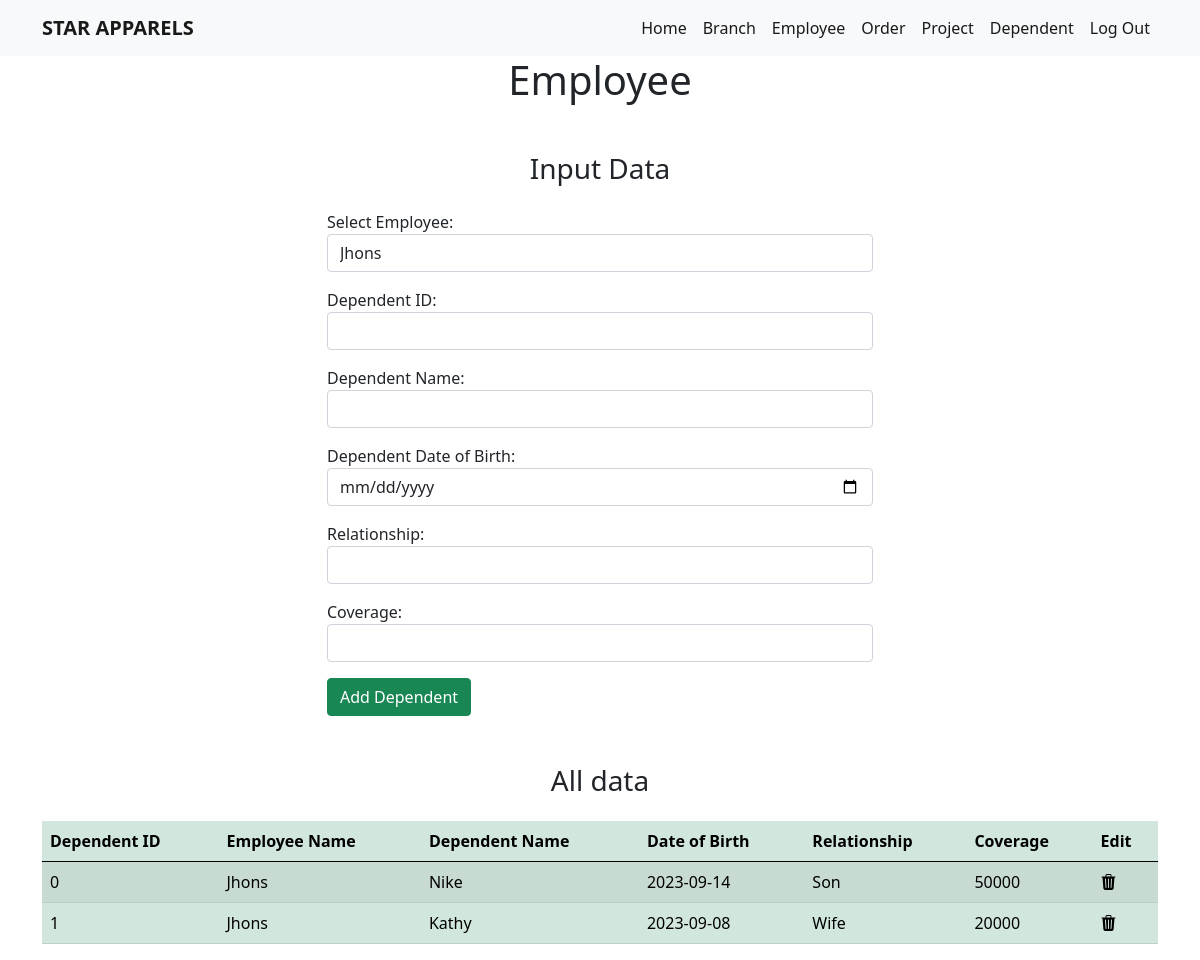
The page /dependent.php (signed in) on the database its author committed.
### tables this page shows
CREATE TABLE `dependent` (
  `DependentID` int(11) NOT NULL,
  `Name` varchar(255) DEFAULT NULL,
  `DateOfBirth` date DEFAULT NULL,
  `Relationship` varchar(50) DEFAULT NULL,
  `EmployeeID` int(11) DEFAULT NULL,
  `Coverage` int(11) DEFAULT NULL
);

CREATE TABLE `employee` (
  `EmployeeID` int(11) NOT NULL,
  `Name` varchar(255) DEFAULT NULL,
  `Residence` varchar(255) DEFAULT NULL,
  `Salary` decimal(10,2) DEFAULT NULL,
  `DateOfBirth` date DEFAULT NULL,
  `BranchID` int(11) DEFAULT NULL
);

### dependent.php (the view, shortened to what this page needs)
<?php
include 'header.php';
?>
<!DOCTYPE html>
<html lang="en">
<head>
</head>
<body>
  <?php
  include 'nav.php';
  ?>
  <h1 class="text-center text-capitalize mb-5">Employee</h1>
  <div class="container">
    <h3 class="text-center mb-4">Input Data</h3>
    <div class="row">
      <div class="col col-12 col-md-6 m-auto">
        <form action="dependent-submit.php" method="post">
          <div class="form-group mb-3">
            <label for="employeeID">Select Employee:</label>
            <select class="form-control" id="employeeID" name="employeeID">
              <?php
              include 'db.php';
              $sql = "SELECT EmployeeID, Name FROM Employee";
              $result = $conn->query($sql);
              if ($result->num_rows > 0) {
                while ($row = $result->fetch_assoc()) {
                  echo "<option value='" . $row["EmployeeID"] . "'>" . $row["Name"] . "</option>";
                }
              } else {
                echo "<option value=''>No employees found</option>";
              }
              ?>
            </select>
          </div>
          <div class="form-group mb-3">
            <label for="dependentID">Dependent ID:</label>
            <input type="number" class="form-control" id="dependentID" name="dependentID" required>
          </div>
          <div class="form-group mb-3">
            <label for="dependentName">Dependent Name:</label>
            <input type="text" class="form-control" id="dependentName" name="dependentName" required>
          </div>
          <div class="form-group mb-3">
            <label for="dependentDOB">Dependent Date of Birth:</label>
            <input type="date" class="form-control" id="dependentDOB" name="dependentDOB" required>
          </div>
          <div class="form-group mb-3">
            <label for="relationship">Relationship:</label>
            <input type="text" class="form-control" id="relationship" name="relationship" required>
          </div>
          <div class="form-group mb-3">
            <label for="coverage">Coverage:</label>
            <input type="number" class="form-control" id="coverage" name="coverage" required>
          </div>
          <button type="submit" class="btn btn-success">Add Dependent</button>
        </form>
      </div>
    </div>
  </div>
  <div class="container mt-5">
    <h3 class="text-center mb-4">All data</h3>
    <table class="table table-success table-striped table-hover">
      <thead>
        <tr>
          <th>Dependent ID</th>
          <th>Employee Name</th>
          <th>Dependent Name</th>
          <th>Date of Birth</th>
          <th>Relationship</th>
          <th>Coverage</th>
          <th>Edit</th>
        </tr>
      </thead>
      <tbody>
        <?php
        include 'db.php';
        $sql = "SELECT Dependent.DependentID, Employee.Name AS EmployeeName, Dependent.Name AS DependentName,
                        Dependent.DateOfBirth, Dependent.Relationship, Dependent.Coverage
                        FROM Dependent
                        INNER JOIN Employee ON Dependent.EmployeeID = Employee.EmployeeID";
        $result = $conn->query($sql);
        if ($result->num_rows > 0) {
          while ($row = $result->fetch_assoc()) {
            echo "<tr>";
            echo "<td>" . $row["DependentID"] . "</td>";
            echo "<td>" . $row["EmployeeName"] . "</td>";
            echo "<td>" . $row["DependentName"] . "</td>";
            echo "<td>" . $row["DateOfBirth"] . "</td>";
            echo "<td>" . $row["Relationship"] . "</td>";
            echo "<td>" . $row["Coverage"] . "</td>";
            echo '<td><a href="dependent-delete.php?dependentID='.$row["DependentID"] .'"><i class="bi bi-trash3-fill"></i></a></td>';
            echo "</tr>";
          }
        } else {
          echo "<tr><td colspan='6'>No dependents found.</td></tr>";
        }
        ?>
      </tbody>
    </table>
  </div>
</body>
</html>

### nav.php (style rules this page uses)
a { color: unset; }

### rows shown on the page
dependent: DependentID "0", EmployeeID.Name "Jhons", Name "Nike", DateOfBirth "2023-09-14", Relationship "Son", Coverage "50000"
dependent: DependentID "1", EmployeeID.Name "Jhons", Name "Kathy", DateOfBirth "2023-09-08", Relationship "Wife", Coverage "20000"

### other values the page prints
form field employeeID "Jhons"
